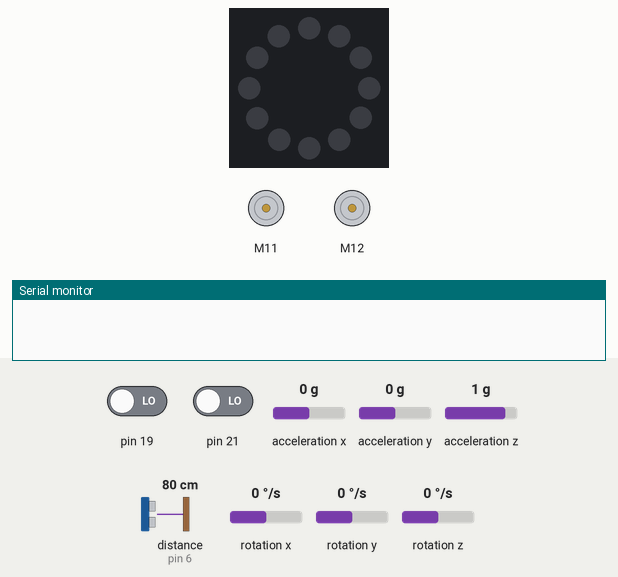
This sketch was run on a simulated Arduino Mega 2560, built with avr-gcc and run on an emulated ATmega2560. On the bench: 12 RGB LEDs in a ring, first at the top, clockwise, 2 × DC motor (green arrow = forward, orange = backward, longer = faster), the last lines printed to the serial monitor. The inputs (shaded band) are chosen by the test bench; at power-on: rotation z 0 °/s, pin 19 LOW, pin 21 LOW, acceleration x 0 g, acceleration y 0 g, acceleration z 1 g, distance to the obstacle (sensor on pin 6) 80 cm, rotation x 0 °/s, rotation y 0 °/s. Dim RGB values are drawn brighter than linear.

Above: at 2.0 s.
2.1 s: rotation z set to -100 °/s
At 3.95 s:
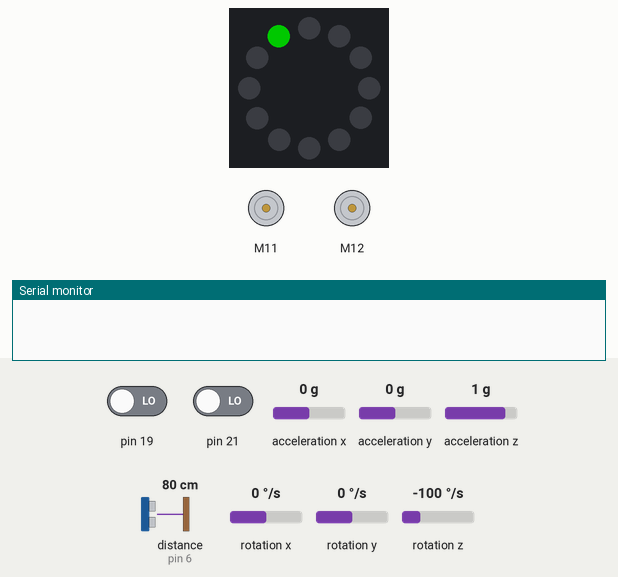
5.1 s: rotation z set to 100 °/s
At 5.21 s:
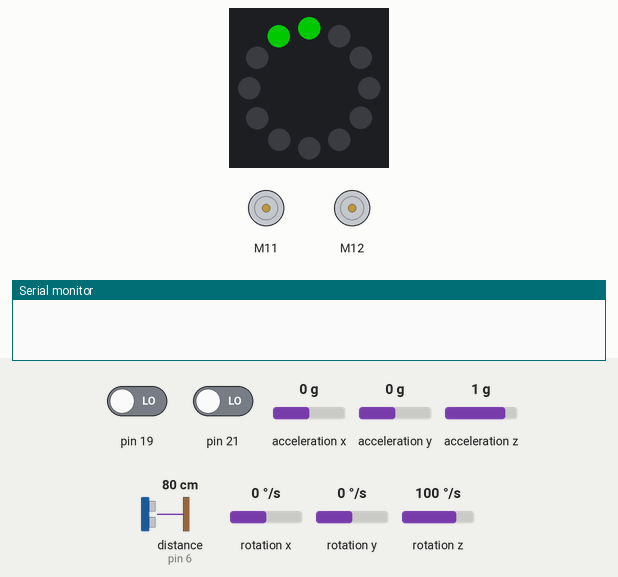
8.1 s: rotation z set to -192 °/s
11.1 s: rotation z set to 192 °/s
At 32.9 s:
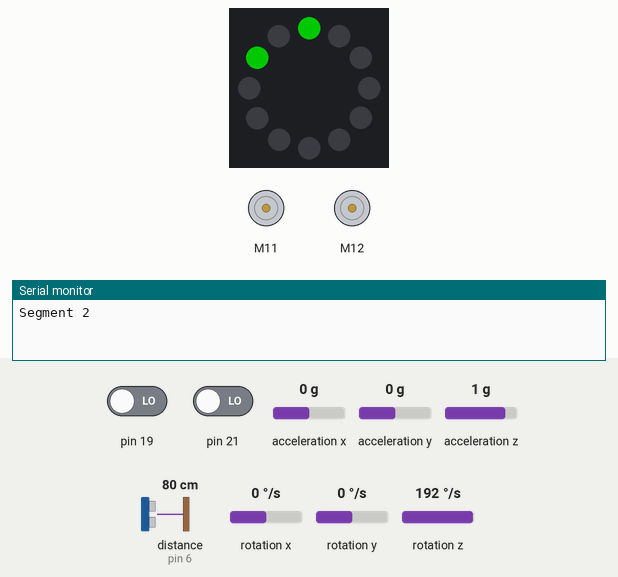
Timing chart, 0 to 33.2 s (numbered marks = the images above; inputs shaded):
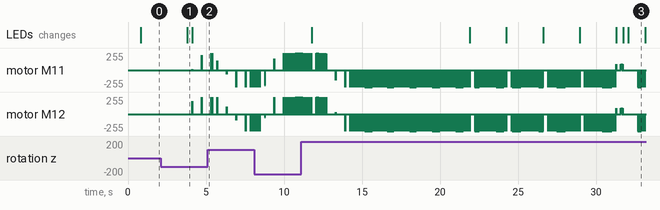

The sketch:

labo_03.ino
```cpp
#include <MeAuriga.h>
int ledPin = 44;
int maxLed = 6;
int minLed = 0;
int sizeLed = 7;
int numberLed = 12;
int speedAverage = 90;
int pulse = 9;
int lightLevel = 100;
int speedMax = 255;
int dist = 0;
int angleRight = 90;
int angleLeft = -90;
int semiAngle = 180;
float ratio = 39.627;
float angleStart = 0.0;
float angleTarget = 0.0;
float distanceActual=0.0;
float pulsationActual=0.0;
MeUltrasonicSensor sensorDistance(PORT_6);
MeEncoderOnBoard leftMotor(SLOT1);
MeEncoderOnBoard rightMotor(SLOT2);

MeRGBLed ringLed(0, numberLed);
MeGyro gyro(0, 0x69);

enum stateMachine { START,
                    SEGMENTONE,
                    PIVOTONE,
                    SEGMENTWO,
                    PIVOTWO,
                    SEGMENTHREE,
                    SEMIPIVOT,
                    END
};
stateMachine stateRobot = START;
void encodeRight() {
  rightMotor.pulsePosPlus();
}
void encodeLeft() {
  leftMotor.pulsePosPlus();
}

void setup() {
  attachInterrupt(rightMotor.getIntNum(), encodeRight, RISING);
  attachInterrupt(leftMotor.getIntNum(), encodeLeft, RISING);
  leftMotor.setPulse(pulse);
  leftMotor.setRatio(ratio);
  rightMotor.setPulse(pulse);
  rightMotor.setRatio(ratio);
  ringLed.setpin(ledPin);
  ringLed.setNumber(numberLed);
  Serial.begin(115200);
  gyro.begin();
  // put your setup code here, to run once:
}

void loop() {
  // put your main code here, to run repeatedly:
  unsigned long currentTime = millis();
  leftMotor.loop();
  rightMotor.loop();
  gyro.update();
  stateManager(currentTime);
}
void segmentTask(float distanceTarget = 0.0) {

  static float previousError = 0.0;
  float Kp = 3.5;
  float kd = 1.0;
  float diameterWheel = 6.5;
  float pi = 3.14159;

   pulsationActual = ((abs(leftMotor.getCurPos()) + abs(rightMotor.getCurPos())) / 2);
  gyro.update();
  angleTarget = gyro.getAngleZ();
  float error = angleTarget - angleStart;
  float correction = Kp * error + kd * (error - previousError);
  previousError = error;
   distanceActual = (pulsationActual / (pulse * ratio)) * diameterWheel * pi;
  int leftSide = speedAverage + correction;
  int rightSide = speedAverage - correction;
  leftMotor.setMotorPwm(-constrain(leftSide, -speedMax, speedMax));
  rightMotor.setMotorPwm(constrain(rightSide, -speedMax, speedMax));
  int mapLed = map(distanceActual, 0, distanceTarget, minLed, maxLed);
  for (int i = minLed; i <= constrain(mapLed, minLed, maxLed); i++) {
    ringLed.setColorAt(i, 0, lightLevel, 0);
  }
  ringLed.show();
}
void starting(unsigned long ct) {
  static bool firstTime = true;
  static unsigned long lastTime = 0;
  int rate = 3000;
  if (firstTime) {
    firstTime = false;
    lastTime = ct;
    ringLed.setColor(0, 0, 0);
    ringLed.show();
    gyro.resetData();
    leftMotor.setPulsePos(0);
    rightMotor.setPulsePos(0);
    return;
  }
  if (ct - lastTime >= rate) {
    lastTime = ct;
    stateRobot = SEGMENTONE;
    firstTime = true;
  }
}
void firstSegment(float distanceTarget, stateMachine state, unsigned long ct, int lightSegment = 11) {
  static bool firstTime = true;
  static unsigned long lastTime = ct;
  if (firstTime) {
    firstTime = false;
    gyro.resetData();
    leftMotor.setPulsePos(0);
    rightMotor.setPulsePos(0);
    angleStart = gyro.getAngleZ();
    ringLed.setColor(0, 0, 0);
    ringLed.setColorAt(lightSegment, 0, lightLevel, 0);
    ringLed.show();
    return;
  }
  segmentTask(distanceTarget);
  if (distanceActual >= distanceTarget) {
    leftMotor.setMotorPwm(0);
    rightMotor.setMotorPwm(0);
    ringLed.setColor(0, 0, 0);
    ringLed.show();
    firstTime = true;
    stateRobot = state;
  }
}

void pivot(int turn, stateMachine state) {
  static bool firstTime = true;
  static float angleStart = 0.0;
  static float angleTarget = 0.0;
  if (firstTime) {
    firstTime = false;
    gyro.resetData();
    angleStart = gyro.getAngleZ() + turn;
    ringLed.setColor(0, 0, 0);
    ringLed.show();
    return;
  }
  angleTarget = gyro.getAngleZ();
  int leftSide = turn > 0 ? speedAverage : -speedAverage;
  int rightSide = turn > 0 ? speedAverage : -speedAverage;
  leftMotor.setMotorPwm(constrain(leftSide, -speedMax, speedMax));
  rightMotor.setMotorPwm(constrain(rightSide, -speedMax, speedMax));
  leftMotor.setMotorPwm(constrain(leftSide, -speedMax, speedMax));
  rightMotor.setMotorPwm(constrain(rightSide, -speedMax, speedMax));

  if (abs(angleTarget - angleStart) <= 2.0) {
    leftMotor.setMotorPwm(0);
    rightMotor.setMotorPwm(0);
    stateRobot = state;
    firstTime = true;
  }
}


int catchDistance(unsigned long ct) {
  static unsigned long lastTime = 0;
  int minDistanceValid = 2;
  int maxDistanceValid = 400;
  int rate = 100;
  if (ct - lastTime >= rate) {
    lastTime = ct;
    int newDistance = sensorDistance.distanceCm();
    if (newDistance >= minDistanceValid && newDistance <= maxDistanceValid) {
      dist = newDistance;
    }
  }
  return dist;
}

void secondSegment(unsigned long ct) {
  float limitObject = 30;
  int lightSegmentTwo = 10;
  static bool firstTime = true;
  int rate = 100;
  int distanceSonic = catchDistance(ct);
  if (firstTime) {
    firstTime = false;
    gyro.resetData();
    leftMotor.setPulsePos(0);
    rightMotor.setPulsePos(0);
    angleStart = gyro.getAngleZ();
    ringLed.setColor(0, 0, 0);
    ringLed.setColorAt(lightSegmentTwo, 0, lightLevel, 0);
    ringLed.show();
    Serial.println("Segment 2");
    return;
  }
  segmentTask(distanceSonic - limitObject);
  if (distanceSonic <= limitObject) {
    leftMotor.setMotorPwm(0);
    rightMotor.setMotorPwm(0);
    stateRobot = PIVOTWO;
    firstTime = true;
  }
}
void threeSegment(float distanceTarget, unsigned long ct) {
  int lightSegment = 9;
  Serial.println("Segment 3");
  stateMachine state = SEMIPIVOT;
  firstSegment(distanceTarget, state, ct, lightSegment);
}


void endCourse(unsigned long ct) {
  static unsigned long lastTime = 0;
  static bool firstTime = true;
  int rate = 50;
  static bool blink = true;
  if (firstTime) {
    firstTime = false;
    leftMotor.setMotorPwm(0);
    rightMotor.setMotorPwm(0);
    for (int i = 0; i < sizeLed; i++) {
      ringLed.setColorAt(i, 0, 0, 0);
      ringLed.show();
    }
  }
  if (ct - lastTime >= rate) {
    lastTime = ct;
    if (blink) {
      for (int i = 7; i <= 11; i++) {
        ringLed.setColorAt(i, 0, lightLevel, 0);
        ringLed.show();
      }
    } else {
      for (int i = 7; i <= 11; i++) {
        ringLed.setColorAt(i, 0, 0, 0);
        ringLed.show();
      }
    }
    blink = !blink;
  }
}
void stateManager(unsigned long ct) {
  switch (stateRobot) {
    case START:
      starting(ct);
      break;
    case SEGMENTONE:
      firstSegment(120, PIVOTONE, ct);
      break;
    case PIVOTONE:
      pivot(angleRight, SEGMENTWO);
      break;
    case SEGMENTWO:
      secondSegment(ct);
      break;
    case PIVOTWO:
      pivot(angleLeft, SEGMENTHREE);
      break;
    case SEGMENTHREE:
      threeSegment(120.0, ct);
      break;
    case SEMIPIVOT:
      pivot(semiAngle, END);
      break;
    case END:
      endCourse(ct);
      break;
  }
}
```
